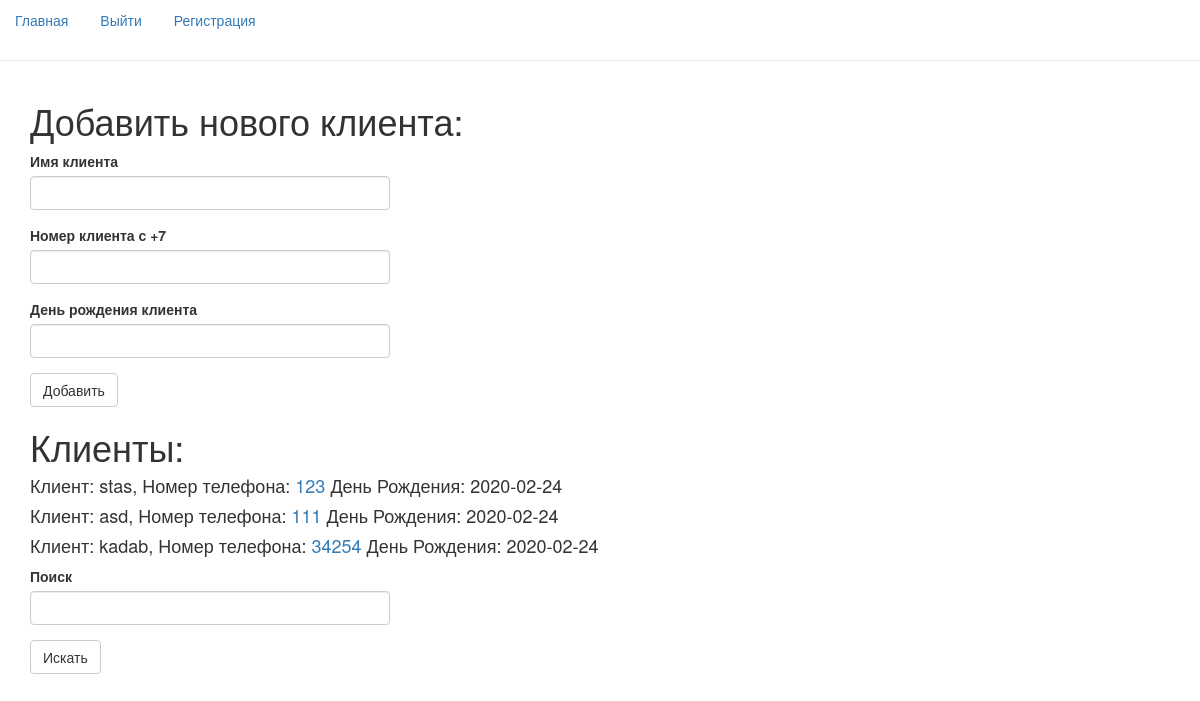
Before: /index (signed in) with the older database file.
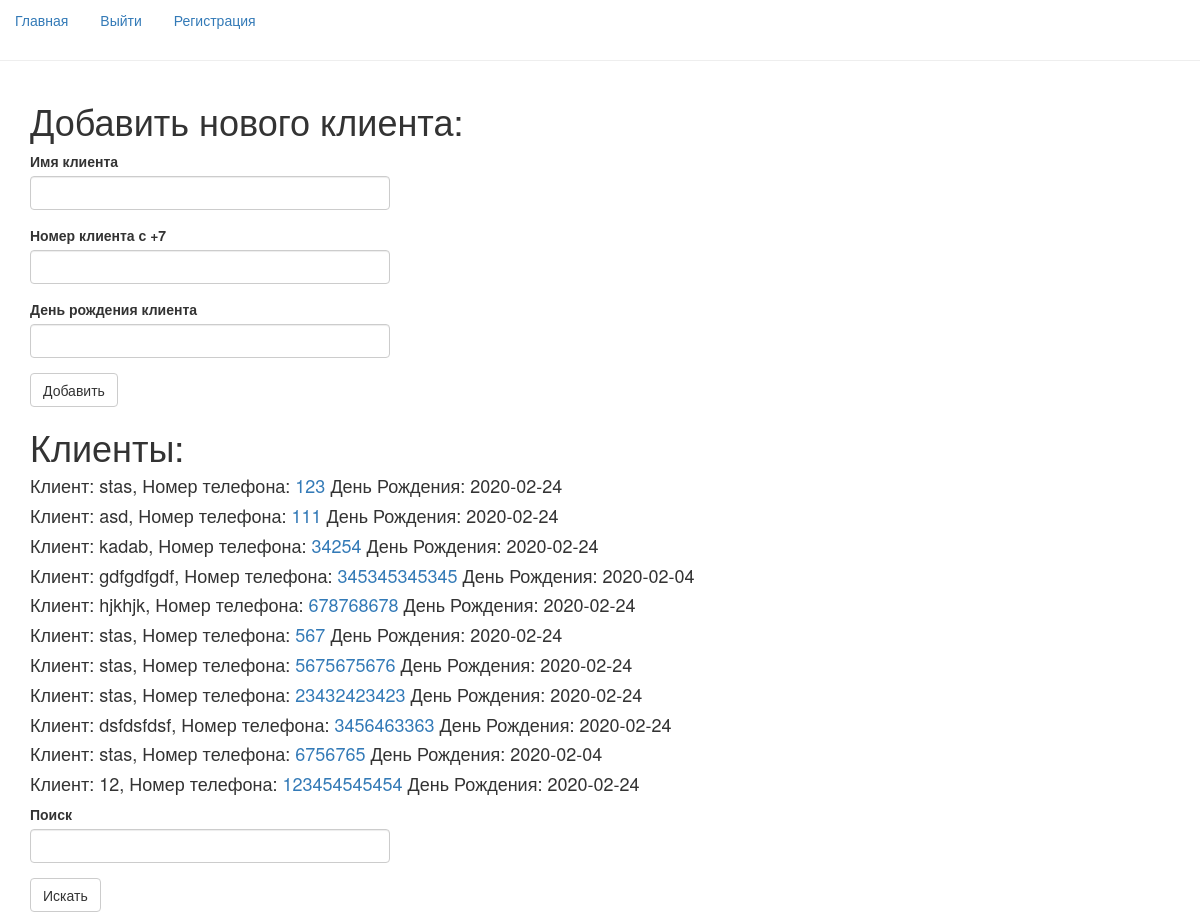
After: the same page with the newer database file.
### crm/models.py (models this page shows, shortened)
class Client(db.Model):
    id = db.Column(db.Integer, primary_key=True)
    client_name = db.Column(db.String, index=True)
    client_phone = db.Column(db.Integer, index=True, unique=True)
    client_birthday = db.Column(db.DateTime, index=True)
    client_registration = db.Column(db.DateTime, index=True, default=datetime.utcnow)
    user_id = db.Column(db.Integer, db.ForeignKey('user.id'))
    client_family = db.relationship('ClientFamily', backref='client', lazy='dynamic')

### crm/main/routes.py (the view, shortened to what this page needs)
@bp.route('/', methods=['GET','POST'])
@bp.route('/index', methods=['GET','POST'])
@login_required
def index():
    search = None
    form = ClientForm()
    form_search = ClientSearchForm()
    clients = current_user.clients
    return render_template('index.html', title='Главная', form=form, search=search, form_search=form_search, clients=clients)

### crm/main/forms.py (shortened to what this page needs)
class ClientForm(FlaskForm):
    client_name = StringField('Имя клиента')
    client_phone = IntegerField('Номер клиента с +7', validators=[DataRequired()])
    client_birthday = StringField('День рождения клиента')
    submit1 = SubmitField('Добавить')

class ClientSearchForm(FlaskForm):
    search = IntegerField('Поиск')
    submit2 = SubmitField('Искать')

### crm/models.py (called while the page is built)
@login_manager.user_loader
def load_user(id):
    return User.query.get(int(id))

### crm/templates/index.html (shortened to what this page needs)
{% extends 'base.html' %}
{% import 'bootstrap/wtf.html' as wtf %}
{% block app_content %}
    <div>
<p class="h1">Добавить нового клиента:</p>
    <div class="row">
        <div class="col-md-4">
            {{ wtf.quick_form(form, action=url_for('main.index')) }}
        </div>
    </div>
    <p class="h1">Клиенты:</p>
        {% for client in clients %}
        <p class="h4">Клиент: {{ client.client_name }},
            Номер телефона:
                <a href="{{ url_for('main.user',client_phone=client.client_phone ) }}">{{ client.client_phone }}</a>
            День Рождения: {{ client.client_birthday.date() }}</p>
        {% endfor %}
    </div>
    <div>
        <div class="row">
            <div class="col-md-4">
                {{ wtf.quick_form(form_search,form_type="inline", action=url_for('main.search')) }}
            </div>
        </div>
    </div>
{% endblock %}

### crm/templates/base.html (shortened to what this page needs)
{% extends 'bootstrap/base.html' %}
    {% block navbar %}
<ul class="nav nav-pills">
    <li class="nav-item">
        <a class="nav-link active" href="{{ url_for('main.index') }}">Главная</a>
    </li>
    {% if current_user.is_authenticated %}
        <li class="nav-item">
            <a class="nav-link" href="{{ url_for('auth.logout') }}">Выйти</a>
        </li>
    {% endif %}
    <li class="nav-item">
        <a class="nav-link disabled" href="{{ url_for('auth.registration') }}" tabindex="-1"
           aria-disabled="true">Регистрация</a>
    </li>
</ul>
        <hr>
    {% endblock %}
{% block body_attribs %} class="bg-light"{% endblock body_attribs %}
        {% block content %}
    <div class="container">
        <div>
            {% block app_content %}
            {% endblock %}
        </div>
    </div>
{% endblock %}

Changed rows visible on the page:
added Client: client_name "gdfgdfgdf", client_phone "345345345345", client_birthday "2020-02-04"
added Client: client_name "hjkhjk", client_phone "678768678", client_birthday "2020-02-24"
added Client: client_name "stas", client_phone "567", client_birthday "2020-02-24"
added Client: client_name "stas", client_phone "5675675676", client_birthday "2020-02-24"
added Client: client_name "stas", client_phone "23432423423", client_birthday "2020-02-24"
added Client: client_name "dsfdsfdsf", client_phone "3456463363", client_birthday "2020-02-24"
added Client: client_name "stas", client_phone "6756765", client_birthday "2020-02-04"
added Client: client_name "12", client_phone "123454545454", client_birthday "2020-02-24"
